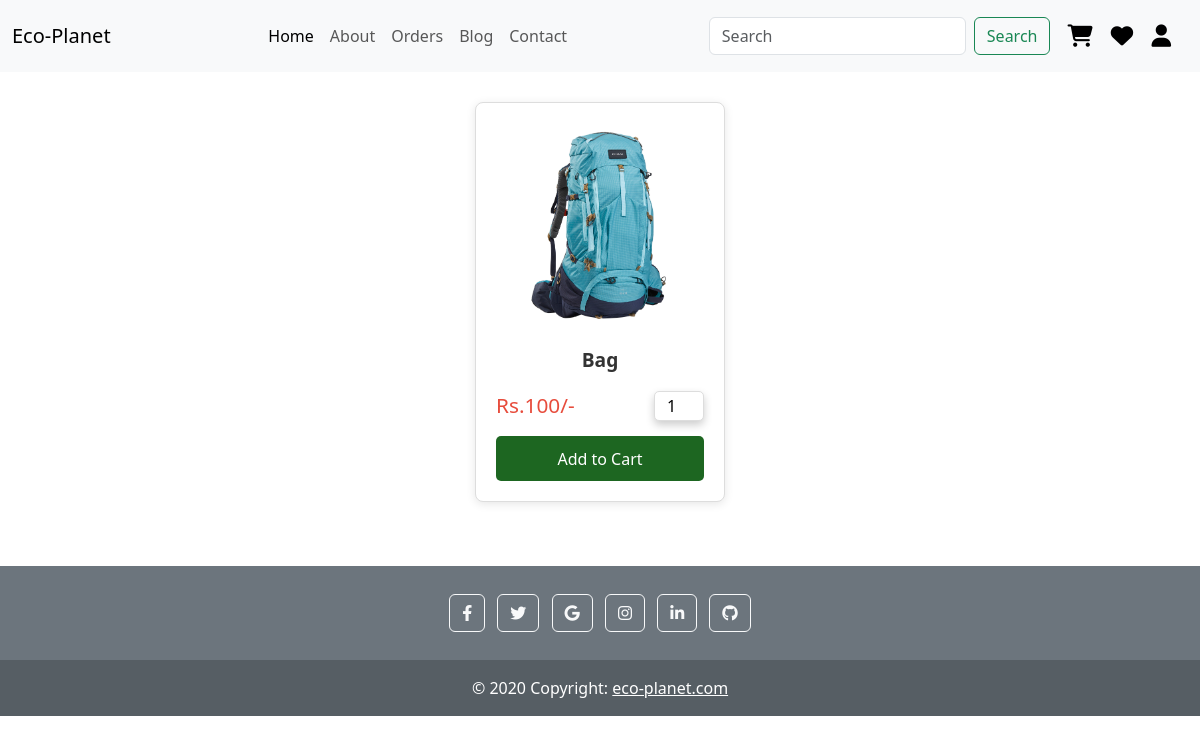
The app's page /category.php?name=Bag with its own data.
### tables this page shows
CREATE TABLE `products` (
  `id` int(11) NOT NULL,
  `name` varchar(100) NOT NULL,
  `price` int(11) NOT NULL,
  `description` varchar(500) NOT NULL,
  `image` varchar(100) NOT NULL
);

### category.php (the view, shortened to what this page needs)
<?php
include 'include/connect.php';
?>
<!DOCTYPE html>
<html lang="en">
<head>
  <link rel="stylesheet" href="https://unpkg.com/swiper@8/swiper-bundle.min.css" />
  <link rel="stylesheet" href="css/style.css">
  <link rel="stylesheet" href="https://cdnjs.cloudflare.com/ajax/libs/font-awesome/6.1.1/css/all.min.css">
  <link href="https://cdn.jsdelivr.net/npm/bootstrap@5.3.0-alpha1/dist/css/bootstrap.min.css" rel="stylesheet">
</head>
<body>
  <nav class="navbar navbar-expand-lg navbar-light bg-light fixed-top">
    <div class="container-fluid">
      <a class="navbar-brand" href="index.php">Eco-Planet</a>
      <div class="collapse navbar-collapse justify-content-center align-items-center" id="navbarNav">
        <ul class="navbar-nav nav ms-">
          <li class="nav-item">
            <a class="nav-link active" aria-current="page" href="index.php">Home</a>
          </li>
          <li class="nav-item">
            <a class="nav-link " href="about.php">About</a>
          </li>
          <li class="nav-item">
            <a class="nav-link" href="order.php">Orders</a>
          </li>
          <li class="nav-item">
            <a class="nav-link" href="shop.php">Blog</a>
          </li>
          <li class="nav-item">
            <a class="nav-link" href="contact.php">Contact</a>
          </li>
        </ul>
      </div>
      <form class="d-flex" action="search_page.php" method="post">
        <input class="form-control me-2 search-input" type="search" name="search_box" placeholder="Search" aria-label="Search" maxlength="100" required>
        <button class="btn btn-outline-success btn-search" type="submit" name="search_btn">Search</button>
      </form>
      <div class="icon">
        <a href="cart.php"><i class="fa-solid fa-cart-shopping"></i></a>
        <a href="wishlist.php"><i class="fa-solid fa-heart"></i></a>
        <a href="user_login.php"><i class="fa-solid fa-user"></i></a>
      </div>
    </div>
  </nav>
  <h1 class="heading">Category</h1>
  <div class="box-container">
    <?php
    $category_name = isset($_GET['name']) ? mysqli_real_escape_string($conn, $_GET['name']) : '';
    if ($category_name) {
      $query = "SELECT * FROM `products` WHERE name LIKE '%{$category_name}%'";
      $result = mysqli_query($conn, $query);
      if ($result && mysqli_num_rows($result) > 0) {
        while ($fetch_product = mysqli_fetch_assoc($result)) {
    ?>
          <form action="cart.php" method="post" class="slides">
            <img src="images/products/<?= htmlspecialchars($fetch_product['image']); ?>" alt="">
            <div class="name"><?= htmlspecialchars($fetch_product['name']); ?></div>
            <div class="flex">
              <div class="price"><span>Rs.</span><?= htmlspecialchars($fetch_product['price']); ?><span>/-</span></div>
              <input type="number" name="qty" class="qty" min="1" max="99" onkeypress="if(this.value.length == 2) return false;" value="1">
            </div>
            <input type="submit" value="Add to Cart" class="btns" name="add_to_cart">
          </form>
    <?php
        }
      } else {
        echo "<p>No products found for the category: " . htmlspecialchars($category_name) . ".</p>";
      }
    } else {
      echo "<script type='text/javascript'>
      alert('0 results.')";
    }
    ?>
  </div>
  <footer class="bg-secondary text-center text-white">
    <div class="container p-4 pb-0">
      <section class="mb-4">
        <a class="btn btn-outline-light btn-floating m-1" href="#!" role="button"><i class="fab fa-facebook-f"></i></a>
        <a class="btn btn-outline-light btn-floating m-1" href="#!" role="button"><i class="fab fa-twitter"></i></a>
        <a class="btn btn-outline-light btn-floating m-1" href="#!" role="button"><i class="fab fa-google"></i></a>
        <a class="btn btn-outline-light btn-floating m-1" href="#!" role="button"><i class="fab fa-instagram"></i></a>
        <a class="btn btn-outline-light btn-floating m-1" href="#!" role="button"><i class="fab fa-linkedin-in"></i></a>
        <a class="btn btn-outline-light btn-floating m-1" href="#!" role="button"><i class="fab fa-github"></i></a>
      </section>
    </div>
    <div class="text-center p-3" style="background-color: rgba(0, 0, 0, 0.2);">
      © 2020 Copyright:
      <a class="text-white" href="https://mdbootstrap.com/">eco-planet.com</a>
    </div>
  </footer>
</body>
</html>

### css/style.css (style rules this page uses)
body { overflow-x: hidden; }
.heading { font-size: 2rem; margin: 1rem; text-align: center; text-transform: uppercase; }
footer { margin-top: 2rem; }
.icon { padding: 10px; }
.icon i { font-size: 1.4rem; text-align: center; justify-content: center; align-items: center; margin: 2px; padding: 5px; cursor: pointer; color: black; }
.box-container { display: flex; align-items: center; justify-content: space-evenly; flex-wrap: wrap; padding: 2rem; max-width: 1200px; margin: 0 auto; }
input[type="submit"] { width: auto; height: 3rem; background-color: rgb(25, 105, 85); color: white; border: none; border-radius: 10px; font-size: 1.1rem; cursor: pointer; display: flex; flex-direction: column; gap: 1rem; width: 500px; margin: auto; }
.slides { background-color: #fff; border: 1px solid #ddd; border-radius: 8px; padding: 20px; display: flex; flex-direction: column; justify-content: space-between; align-items: center; box-shadow: 0 2px 10px rgba(0, 0, 0, 0.1); width: 100%; max-width: 250px; height: 25rem; }
.slides img { width: 100%; border-radius: 8px; object-fit: contain; margin-bottom: 15px; }
.slides .name { font-size: 1.2rem; color: #333; font-weight: bold; margin-bottom: 15px; }
.slides .flex { display: flex; justify-content: space-between; width: 100%; align-items: center; margin-bottom: 15px; }
.slides .price { font-size: 1.3rem; color: #e74c3c; font-weight: normal; }
.slides .price span { font-size: 1.3rem; }
.slides .qty { width: 50px; height: 30px; text-align: center; font-size: 1rem; border: 1px solid #ddd; border-radius: 5px; padding: 5px; margin-left: 10px; }
.slides .btns { padding: 10px 20px; background-color: #1d6621; color: white; font-size: 1rem; border: none; border-radius: 5px; cursor: pointer; width: 100%; }
input[type="number"] { width: 100%; height: 4rem; padding: 12px; border-radius: 10px; background-color: rgb(255, 255, 255); border: 1px solid aliceblue; outline: none; box-shadow: 0 4px 8px rgba(0, 0, 0, 0.2); }

### records on screen
products: image (picture), name "Bag", price "100"
